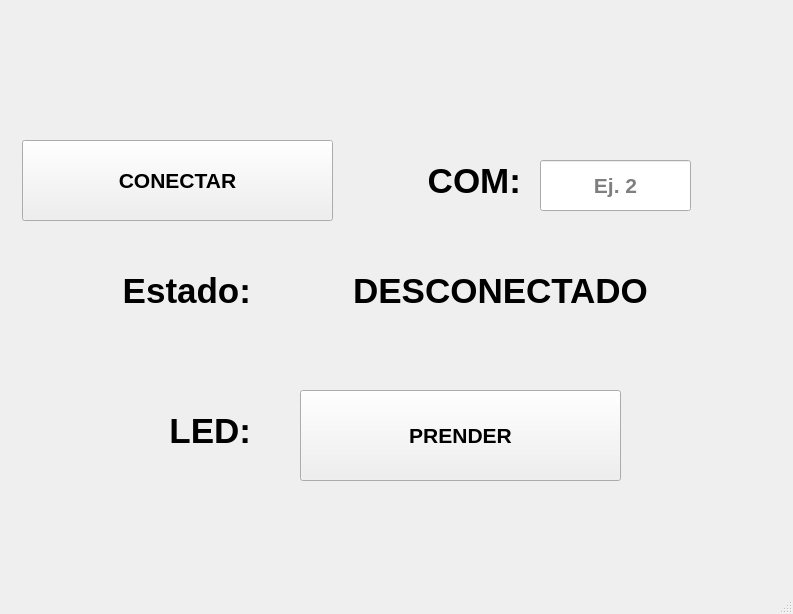
<?xml version="1.0" encoding="UTF-8"?>
<ui version="4.0">
 <class>MainWindow</class>
 <widget class="QMainWindow" name="MainWindow">
  <property name="geometry">
   <rect>
    <x>0</x>
    <y>0</y>
    <width>793</width>
    <height>614</height>
   </rect>
  </property>
  <property name="windowTitle">
   <string>MainWindow</string>
  </property>
  <widget class="QWidget" name="centralwidget">
   <widget class="QPushButton" name="btn_conexion">
    <property name="geometry">
     <rect>
      <x>22</x>
      <y>140</y>
      <width>311</width>
      <height>81</height>
     </rect>
    </property>
    <property name="font">
     <font>
      <pointsize>16</pointsize>
      <weight>75</weight>
      <bold>true</bold>
     </font>
    </property>
    <property name="text">
     <string>CONECTAR</string>
    </property>
   </widget>
   <widget class="QLabel" name="label">
    <property name="geometry">
     <rect>
      <x>370</x>
      <y>140</y>
      <width>151</width>
      <height>81</height>
     </rect>
    </property>
    <property name="font">
     <font>
      <pointsize>26</pointsize>
      <weight>75</weight>
      <bold>true</bold>
     </font>
    </property>
    <property name="text">
     <string>COM:</string>
    </property>
    <property name="alignment">
     <set>Qt::AlignRight|Qt::AlignTrailing|Qt::AlignVCenter</set>
    </property>
   </widget>
   <widget class="QLineEdit" name="txt_com">
    <property name="geometry">
     <rect>
      <x>540</x>
      <y>160</y>
      <width>151</width>
      <height>51</height>
     </rect>
    </property>
    <property name="font">
     <font>
      <pointsize>16</pointsize>
      <weight>75</weight>
      <bold>true</bold>
     </font>
    </property>
    <property name="toolTip">
     <string>Ingresa el número del COM</string>
    </property>
    <property name="alignment">
     <set>Qt::AlignCenter</set>
    </property>
    <property name="placeholderText">
     <string>Ej. 2</string>
    </property>
   </widget>
   <widget class="QLabel" name="label_2">
    <property name="geometry">
     <rect>
      <x>30</x>
      <y>250</y>
      <width>221</width>
      <height>81</height>
     </rect>
    </property>
    <property name="font">
     <font>
      <pointsize>26</pointsize>
      <weight>75</weight>
      <bold>true</bold>
     </font>
    </property>
    <property name="text">
     <string>Estado:</string>
    </property>
    <property name="alignment">
     <set>Qt::AlignRight|Qt::AlignTrailing|Qt::AlignVCenter</set>
    </property>
   </widget>
   <widget class="QLabel" name="txt_estado">
    <property name="geometry">
     <rect>
      <x>280</x>
      <y>250</y>
      <width>441</width>
      <height>81</height>
     </rect>
    </property>
    <property name="font">
     <font>
      <pointsize>26</pointsize>
      <weight>75</weight>
      <bold>true</bold>
     </font>
    </property>
    <property name="text">
     <string>DESCONECTADO</string>
    </property>
    <property name="alignment">
     <set>Qt::AlignCenter</set>
    </property>
   </widget>
   <widget class="QLabel" name="label_3">
    <property name="geometry">
     <rect>
      <x>30</x>
      <y>390</y>
      <width>221</width>
      <height>81</height>
     </rect>
    </property>
    <property name="font">
     <font>
      <pointsize>26</pointsize>
      <weight>75</weight>
      <bold>true</bold>
     </font>
    </property>
    <property name="text">
     <string>LED:</string>
    </property>
    <property name="alignment">
     <set>Qt::AlignRight|Qt::AlignTrailing|Qt::AlignVCenter</set>
    </property>
   </widget>
   <widget class="QPushButton" name="btn_accion">
    <property name="geometry">
     <rect>
      <x>300</x>
      <y>390</y>
      <width>321</width>
      <height>91</height>
     </rect>
    </property>
    <property name="font">
     <font>
      <pointsize>16</pointsize>
      <weight>75</weight>
      <bold>true</bold>
     </font>
    </property>
    <property name="text">
     <string>PRENDER</string>
    </property>
   </widget>
   <widget class="QLabel" name="label_6">
    <property name="geometry">
     <rect>
      <x>100</x>
      <y>0</y>
      <width>591</width>
      <height>61</height>
     </rect>
    </property>
    <property name="text">
     <string/>
    </property>
    <property name="pixmap">
     <pixmap resource="../../PIP_UNIDAD_2_2021_3/recursos_proyecto.qrc">:/UAT_FIANS/Imagenes/FIANS.png</pixmap>
    </property>
    <property name="scaledContents">
     <bool>true</bool>
    </property>
   </widget>
   <widget class="QLabel" name="label_5">
    <property name="geometry">
     <rect>
      <x>700</x>
      <y>0</y>
      <width>91</width>
      <height>101</height>
     </rect>
    </property>
    <property name="text">
     <string/>
    </property>
    <property name="pixmap">
     <pixmap resource="../../PIP_UNIDAD_2_2021_3/recursos_proyecto.qrc">:/LOGO/Imagenes/HD-wallpaper-bob-esponja-mafioso-bob-esponja-gangster-mafioso-meme.jpg</pixmap>
    </property>
    <property name="scaledContents">
     <bool>true</bool>
    </property>
   </widget>
   <widget class="QLabel" name="label_4">
    <property name="geometry">
     <rect>
      <x>0</x>
      <y>0</y>
      <width>91</width>
      <height>101</height>
     </rect>
    </property>
    <property name="text">
     <string/>
    </property>
    <property name="pixmap">
     <pixmap resource="../../PIP_UNIDAD_2_2021_3/recursos_proyecto.qrc">:/NUMEROS/Imagenes/Boca_Juniors_logo18.svg.png</pixmap>
    </property>
    <property name="scaledContents">
     <bool>true</bool>
    </property>
   </widget>
  </widget>
  <widget class="QMenuBar" name="menubar">
   <property name="geometry">
    <rect>
     <x>0</x>
     <y>0</y>
     <width>793</width>
     <height>22</height>
    </rect>
   </property>
  </widget>
  <widget class="QStatusBar" name="statusbar"/>
 </widget>
 <resources>
  <include location="../../PIP_UNIDAD_2_2021_3/recursos_proyecto.qrc"/>
  <include location="../../../PIP_UNIDAD_2_2021_3/recursos_proyecto.qrc"/>
 </resources>
 <connections/>
</ui>
